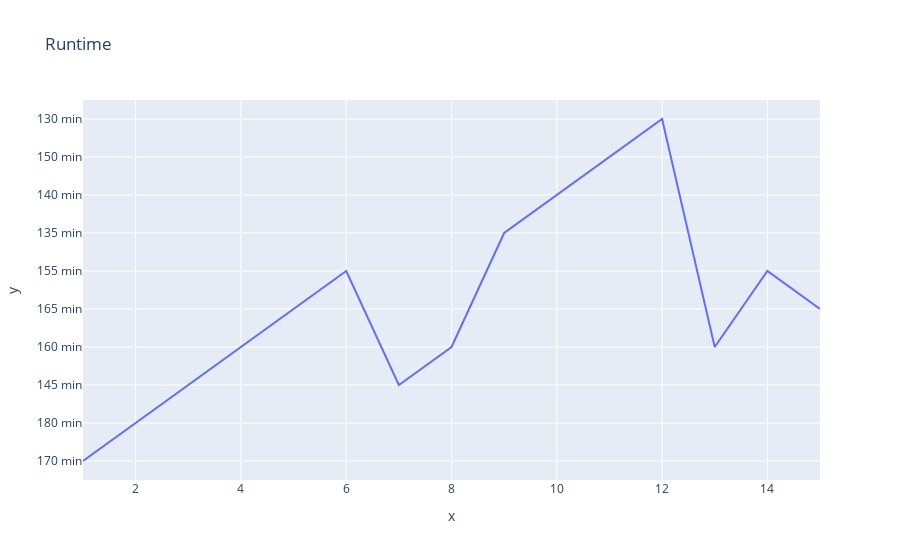

Write notebook code for a chart like this one.
### Code cell
fig = px.line( x=mov.Rank, y=mov['Runtime'],title='Runtime')
fig.show()

### Figure 1 — Plotly figure (JSON) as saved in the notebook; plotly's stock layout.template omitted (floating-point values rounded to 4 significant figures)
{"data": [{"hovertemplate": "x=%{x}<br>y=%{y}<extra></extra>", "legendgroup": "", "line": {"color": "#636efa", "dash": "solid"}, "marker": {"symbol": "circle"}, "mode": "lines", "name": "", "orientation": "h", "showlegend": false, "type": "scatter", "x": [1, 2, 3, 4, 5, 6, 7, 8, 9, 10, 11, 12, 13, 14, 15], "xaxis": "x", "y": ["170 min", "180 min", "145 min", "160 min", "165 min", "155 min", "145 min", "160 min", "135 min", "140 min", "150 min", "130 min", "160 min", "155 min", "165 min"], "yaxis": "y"}], "layout": {"legend": {"tracegroupgap": 0}, "title": {"text": "Runtime"}, "xaxis": {"anchor": "y", "domain": [0, 1], "title": {"text": "x"}}, "yaxis": {"anchor": "x", "domain": [0, 1], "title": {"text": "y"}}}}
